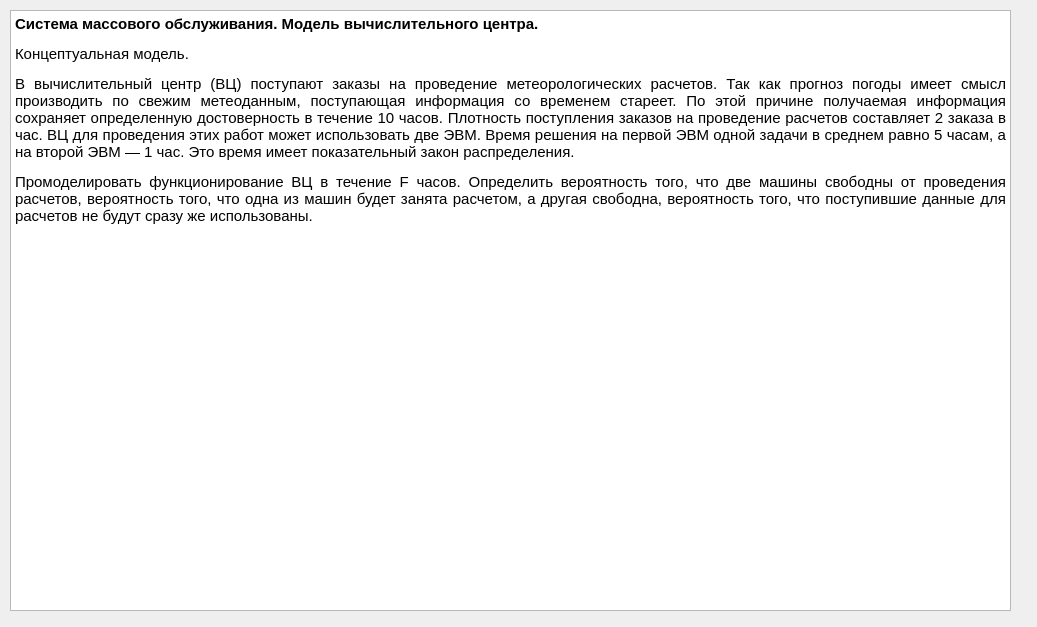
<?xml version="1.0" encoding="UTF-8"?>
<ui version="4.0">
 <class>Task</class>
 <widget class="QDialog" name="Task">
  <property name="geometry">
   <rect>
    <x>0</x>
    <y>0</y>
    <width>1037</width>
    <height>627</height>
   </rect>
  </property>
  <property name="windowTitle">
   <string>Dialog</string>
  </property>
  <widget class="QTextBrowser" name="textBrowser">
   <property name="geometry">
    <rect>
     <x>10</x>
     <y>10</y>
     <width>1001</width>
     <height>601</height>
    </rect>
   </property>
   <property name="html">
    <string>&lt;!DOCTYPE HTML PUBLIC &quot;-//W3C//DTD HTML 4.0//EN&quot; &quot;http://www.w3.org/TR/REC-html40/strict.dtd&quot;&gt;
&lt;html&gt;&lt;head&gt;&lt;meta name=&quot;qrichtext&quot; content=&quot;1&quot; /&gt;&lt;style type=&quot;text/css&quot;&gt;
p, li { white-space: pre-wrap; }
&lt;/style&gt;&lt;/head&gt;&lt;body style=&quot; font-family:'MS Shell Dlg 2'; font-size:8.25pt; font-weight:400; font-style:normal;&quot;&gt;
&lt;p align=&quot;justify&quot; style=&quot; margin-top:12px; margin-bottom:0px; margin-left:0px; margin-right:0px; -qt-block-indent:0; text-indent:0px;&quot;&gt;&lt;span style=&quot; font-family:'MS Shell Dlg 2'; font-size:11pt; font-weight:600;&quot;&gt;Система массового обслуживания. Модель вычислительного центра. &lt;/span&gt;&lt;/p&gt;
&lt;p align=&quot;justify&quot; style=&quot; margin-top:12px; margin-bottom:12px; margin-left:0px; margin-right:0px; -qt-block-indent:0; text-indent:0px;&quot;&gt;&lt;span style=&quot; font-family:'MS Shell Dlg 2'; font-size:11pt;&quot;&gt;Концептуальная модель. &lt;/span&gt;&lt;/p&gt;
&lt;p align=&quot;justify&quot; style=&quot; margin-top:12px; margin-bottom:12px; margin-left:0px; margin-right:0px; -qt-block-indent:0; text-indent:0px;&quot;&gt;&lt;span style=&quot; font-family:'MS Shell Dlg 2'; font-size:11pt;&quot;&gt;В вычислительный центр (ВЦ) поступают заказы на проведение метеорологических расчетов. Так как прогноз погоды имеет смысл производить по свежим метеоданным, поступающая информация со временем стареет. По этой причине получаемая информация сохраняет определенную достоверность в течение 10 часов. Плотность поступления заказов на проведение расчетов составляет 2 заказа в час. ВЦ для проведения этих работ может использовать две ЭВМ. Время решения на первой ЭВМ одной задачи в среднем равно 5 часам, а на второй ЭВМ — 1 час. Это время имеет показательный закон распределения. &lt;/span&gt;&lt;/p&gt;
&lt;p align=&quot;justify&quot; style=&quot; margin-top:12px; margin-bottom:12px; margin-left:0px; margin-right:0px; -qt-block-indent:0; text-indent:0px;&quot;&gt;&lt;span style=&quot; font-family:'MS Shell Dlg 2'; font-size:11pt;&quot;&gt;Промоделировать функционирование ВЦ в течение F часов. Определить вероятность того, что две машины свободны от проведения расчетов, вероятность того, что одна из машин будет занята расчетом, а другая свободна, вероятность того, что поступившие данные для расчетов не будут сразу же использованы. &lt;/span&gt;&lt;/p&gt;
&lt;p align=&quot;justify&quot; style=&quot; margin-top:12px; margin-bottom:12px; margin-left:0px; margin-right:0px; -qt-block-indent:0; text-indent:0px;&quot;&gt;&lt;img src=&quot;:/Qscheme.png&quot; /&gt;&lt;/p&gt;&lt;/body&gt;&lt;/html&gt;</string>
   </property>
  </widget>
 </widget>
 <resources/>
 <connections/>
</ui>
